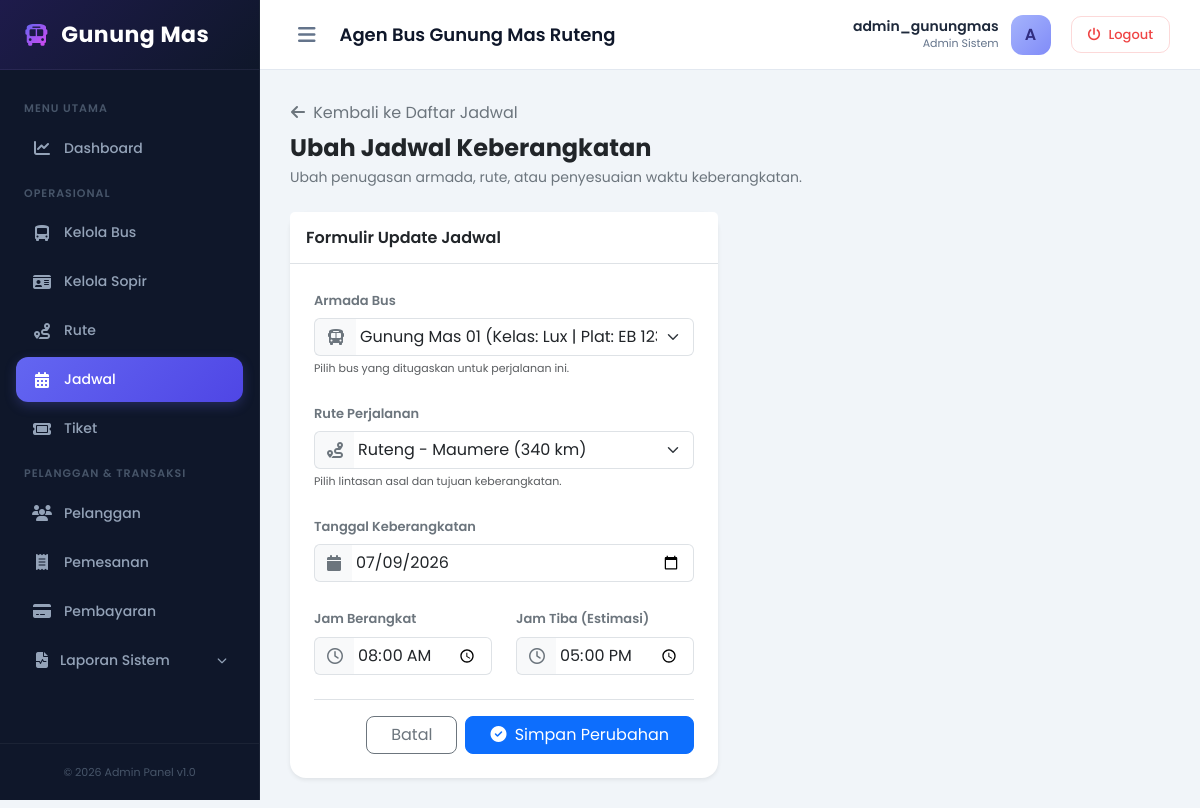
Screenshot of /dashboard/jadwal/edit/2/ (signed in) with the database file from the repository.
### core/models.py (models this page shows, shortened)
class Jadwal(models.Model):
    id_jadwal = models.AutoField(primary_key=True)
    bus = models.ForeignKey(Bus, on_delete=models.CASCADE, db_column='id_bus')
    rute = models.ForeignKey(Rute, on_delete=models.CASCADE, db_column='id_rute')
    tanggal_berangkat = models.DateField()
    jam_berangkat = models.TimeField()
    jam_tiba = models.TimeField()

class Bus(models.Model):
    id_bus = models.AutoField(primary_key=True)
    nama_bus = models.CharField(max_length=50) # Contoh: Gunung Mas 01
    nomor_polisi = models.CharField(max_length=15)
    kapasitas = models.IntegerField() # Lux: 8, Premium: 8, Std: 10
    tipe_bus = models.CharField(max_length=20) # Lux, Premium, Std
    foto = models.ImageField(upload_to='bus_photos/', blank=True, null=True)
    sopir = models.OneToOneField('Sopir', on_delete=models.SET_NULL, null=True, blank=True, db_column='id_sopir')

class Rute(models.Model):
    id_rute = models.AutoField(primary_key=True)
    kota_asal = models.CharField(max_length=50)
    kota_tujuan = models.CharField(max_length=50)
    jarak = models.CharField(max_length=20, blank=True, null=True)

### core/views.py (the view, shortened to what this page needs)
# urls.py: path('dashboard/jadwal/edit/<int:id_jadwal>/', views.jadwal_edit, name='jadwal_edit'),
def jadwal_edit(request, id_jadwal):
    if 'admin_id' not in request.session:
        return redirect('login')
    try:
        jadwal = Jadwal.objects.get(pk=id_jadwal)
    except Jadwal.DoesNotExist:
        messages.error(request, "Jadwal tidak ditemukan.")
        return redirect('jadwal_index')
    list_bus = Bus.objects.all()
    list_rute = Rute.objects.all()
    context = {
        'username': request.session.get('admin_username'),
        'jadwal': jadwal,
        'list_bus': list_bus,
        'list_rute': list_rute
    }
    return render(request, 'core/jadwal/edit.html', context)

### core/templates/core/jadwal/edit.html (shortened to what this page needs)
{% extends 'core/base_dashboard.html' %}
{% block content %}
<div class="mb-4">
    <a href="{% url 'jadwal_index' %}" class="btn btn-link text-decoration-none text-secondary p-0 mb-2">
        <i class="fa-solid fa-arrow-left me-1"></i> Kembali ke Daftar Jadwal
    </a>
    <h4 class="fw-bold text-dark mb-1">Ubah Jadwal Keberangkatan</h4>
    <p class="text-secondary small mb-0">Ubah penugasan armada, rute, atau penyesuaian waktu keberangkatan.</p>
</div>
<div class="row">
    <div class="col-lg-8 col-xl-6">
        <div class="card border-0 shadow-sm rounded-4">
            <div class="card-header bg-white border-bottom py-3">
                <h6 class="fw-semibold mb-0 text-dark">Formulir Update Jadwal</h6>
            </div>
            <div class="card-body p-4">
                <form action="{% url 'jadwal_edit' jadwal.id_jadwal %}" method="POST" autocomplete="off">
                    <div class="mb-4">
                        <label for="id_bus" class="form-label fw-semibold text-secondary" style="font-size: 13px;">Armada Bus</label>
                        <div class="input-group">
                            <span class="input-group-text bg-light text-secondary border-end-0"><i class="fa-solid fa-bus"></i></span>
                            <select name="id_bus" id="id_bus" class="form-select border-start-0 ps-1" required>
                                {% for bus in list_bus %}
                                    <option value="{{ bus.id_bus }}" {% if bus.id_bus == jadwal.bus.id_bus %}selected{% endif %}>
                                        {{ bus.nama_bus }} (Kelas: {{ bus.tipe_bus }} | Plat: {{ bus.nomor_polisi }})
                                    </option>
                                {% endfor %}
                            </select>
                        </div>
                        <div class="form-text text-muted" style="font-size: 11px;">Pilih bus yang ditugaskan untuk perjalanan ini.</div>
                    </div>
                    <div class="mb-4">
                        <label for="id_rute" class="form-label fw-semibold text-secondary" style="font-size: 13px;">Rute Perjalanan</label>
                        <div class="input-group">
                            <span class="input-group-text bg-light text-secondary border-end-0"><i class="fa-solid fa-route"></i></span>
                            <select name="id_rute" id="id_rute" class="form-select border-start-0 ps-1" required>
                                {% for rute in list_rute %}
                                    <option value="{{ rute.id_rute }}" {% if rute.id_rute == jadwal.rute.id_rute %}selected{% endif %}>
                                        {{ rute.kota_asal }} - {{ rute.kota_tujuan }} {% if rute.jarak %}({{ rute.jarak }}){% endif %}
                                    </option>
                                {% endfor %}
                            </select>
                        </div>
                        <div class="form-text text-muted" style="font-size: 11px;">Pilih lintasan asal dan tujuan keberangkatan.</div>
                    </div>
                    <div class="mb-4">
                        <label for="tanggal_berangkat" class="form-label fw-semibold text-secondary" style="font-size: 13px;">Tanggal Keberangkatan</label>
                        <div class="input-group">
                            <span class="input-group-text bg-light text-secondary border-end-0"><i class="fa-solid fa-calendar"></i></span>
                            <input type="date" name="tanggal_berangkat" id="tanggal_berangkat" class="form-control border-start-0 ps-1" value="{{ jadwal.tanggal_berangkat|date:'Y-m-d' }}" required>
                        </div>
                    </div>
                    <div class="row mb-4">
                        <div class="col-md-6 mb-3 mb-md-0">
                            <label for="jam_berangkat" class="form-label fw-semibold text-secondary" style="font-size: 13px;">Jam Berangkat</label>
                            <div class="input-group">
                                <span class="input-group-text bg-light text-secondary border-end-0"><i class="fa-regular fa-clock"></i></span>
                                <input type="time" name="jam_berangkat" id="jam_berangkat" class="form-control border-start-0 ps-1" value="{{ jadwal.jam_berangkat|time:'H:i' }}" required>
                            </div>
                        </div>
                        <div class="col-md-6">
                            <label for="jam_tiba" class="form-label fw-semibold text-secondary" style="font-size: 13px;">Jam Tiba (Estimasi)</label>
                            <div class="input-group">
                                <span class="input-group-text bg-light text-secondary border-end-0"><i class="fa-regular fa-clock"></i></span>
                                <input type="time" name="jam_tiba" id="jam_tiba" class="form-control border-start-0 ps-1" value="{{ jadwal.jam_tiba|time:'H:i' }}" required>
                            </div>
                        </div>
                    </div>
                    <div class="d-flex justify-content-end gap-2 pt-3 border-top mt-4">
                        <a href="{% url 'jadwal_index' %}" class="btn btn-outline-secondary px-4 rounded-3">Batal</a>
                        <button type="submit" class="btn btn-primary px-4 rounded-3">
                            <i class="fa-solid fa-circle-check me-1"></i> Simpan Perubahan
                        </button>
                    </div>
                </form>
            </div>
        </div>
    </div>
</div>
{% endblock %}

### core/templates/core/base_dashboard.html (style rules this page uses)
:root { --sidebar-width: 260px; --navbar-height: 70px; --primary-color: #4f46e5; --primary-hover: #4338ca; --dark-navy: #0f172a; --slate-gray: #f8fafc; --border-color: #e2e8f0; }
body { font-family: 'Poppins', sans-serif; background-color: #f1f5f9; color: #1e293b; min-height: 100vh; overflow-x: hidden; }

### rows the page displays
Jadwal: id_bus "Gunung Mas 01 (Kelas: Lux | Plat: EB 1234 GA)", id_rute "Ruteng - Maumere (340 km)", tanggal_berangkat "07/09/2026", jam_berangkat "08:00", jam_tiba "17:00"

### other values shown
{{ request.session.admin_username }} "admin_gunungmas"
{{ request.session.admin_username|slice:":1"|upper }} "A"
